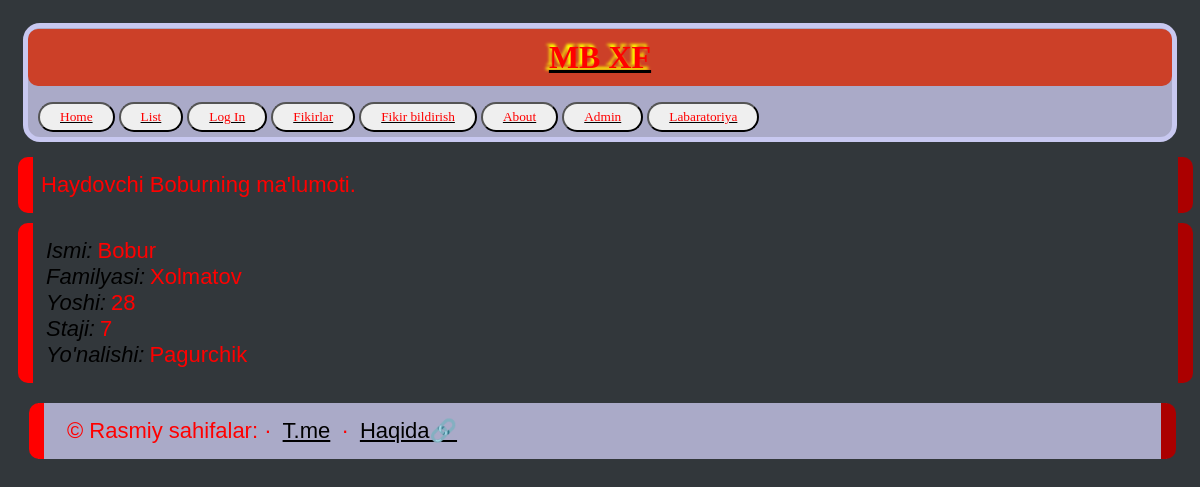
Screenshot of /lists/19/ with the database file from the repository.
### driver/models.py (models this page shows, shortened)
class Driver(models.Model):
    Ismi = models.CharField(max_length=20)
    Familyasi = models.CharField(max_length=20)
    Yoshi = models.IntegerField(default=0)
    Staji = models.IntegerField(default=0)
    Yonalish = models.ForeignKey("Yonalish", on_delete=models.CASCADE)

class Yonalish(models.Model):
    user = models.OneToOneField(User,on_delete=models.CASCADE)
    def  __str__(self):
        return str(self.user)

class User(AbstractUser):
    pass

### driver/views.py (the view)
# urls.py: path('lists/<int:pk>/', driver_detail, name="Haydovchi-ma`lumotlari"),
def  driver_detail(request, pk):
    driver = get_object_or_404(Driver, id=pk)
    context = {
        "driver" : driver
    }
    return render(request, 'details.html', context)

### templates/details.html
{% extends 'base.html' %} {% block content %}
</head>
<div class="mijoz">Haydovchi {{ driver.Ismi }}ning ma'lumoti.</div>
<div class='mijoz'>
    <em>Ismi:</em>{{ driver.Ismi }}
    <br> <em>Familyasi:</em>{{ driver.Familyasi}}
    <br> <em>Yoshi:</em>{{ driver.Yoshi}}
    <br> <em>Staji:</em>{{ driver.Staji}}
    <br> <em>Yo'nalishi:</em>{{driver.Yonalish}}
</div>
{% endblock content %}

### templates/base.html (style rules this page uses)
* { padding: 5px; color: black; }
body { background: rgb(50, 55, 59); text-align: justify; box-sizing: border-box; color: red; }
em { color: black; }
.mijoz { padding-top: 15px; padding-bottom: 15px; padding-left: 8px; padding-right: 8px; margin-top: 10px; background-color: rgb(50, 55, 59); color: red; font-size: 21px; font-family: Arial, Helvetica, sans-serif; width: 97%; border-left: outset 15px red; border-right: outset 15px red; border-radius: 10px; font-size: 22px; transition: 1s; }

### rows the page displays
Driver: Ismi "Bobur", Familyasi "Xolmatov", Yoshi "28", Staji "7", Yonalish "Pagurchik"
